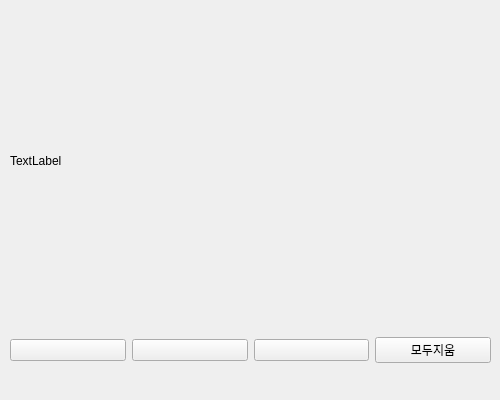
<?xml version="1.0" encoding="UTF-8"?>
<ui version="4.0">
 <class>Form</class>
 <widget class="QWidget" name="Form">
  <property name="geometry">
   <rect>
    <x>0</x>
    <y>0</y>
    <width>500</width>
    <height>400</height>
   </rect>
  </property>
  <property name="windowTitle">
   <string>Form</string>
  </property>
  <widget class="QLabel" name="lb_canvas">
   <property name="geometry">
    <rect>
     <x>10</x>
     <y>10</y>
     <width>481</width>
     <height>301</height>
    </rect>
   </property>
   <property name="text">
    <string>TextLabel</string>
   </property>
  </widget>
  <widget class="QWidget" name="horizontalLayoutWidget">
   <property name="geometry">
    <rect>
     <x>10</x>
     <y>330</y>
     <width>481</width>
     <height>41</height>
    </rect>
   </property>
   <layout class="QHBoxLayout" name="horizontalLayout">
    <item>
     <widget class="QPushButton" name="btn_black">
      <property name="text">
       <string/>
      </property>
     </widget>
    </item>
    <item>
     <widget class="QPushButton" name="btn_red">
      <property name="text">
       <string/>
      </property>
     </widget>
    </item>
    <item>
     <widget class="QPushButton" name="btn_blue">
      <property name="text">
       <string/>
      </property>
     </widget>
    </item>
    <item>
     <widget class="QPushButton" name="btn_clear">
      <property name="text">
       <string>모두지움</string>
      </property>
     </widget>
    </item>
   </layout>
  </widget>
 </widget>
 <resources/>
 <connections/>
</ui>
